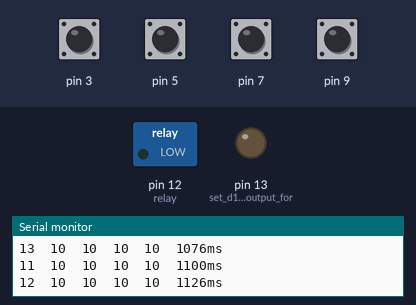
A program run on a simulated Arduino Nano, built with avr-gcc and run on an emulated ATmega328P. Parts: switched loads named in the program (green lamp = pin HIGH), output pins drawn as LEDs (lit = HIGH), the last lines printed to the serial monitor. Inputs (shaded band) come from the test bench; at power-on: pin 3, pin 5, pin 7, pin 9 HIGH.

Above: at 1.2 s.
1.3 s: pin 3 pulled LOW for 0.15 s
At 1.7 s:
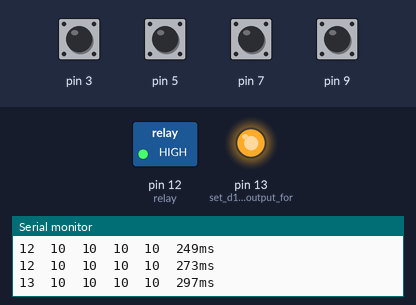
3.3 s: pin 5 pulled LOW for 0.15 s
At 4.2 s:
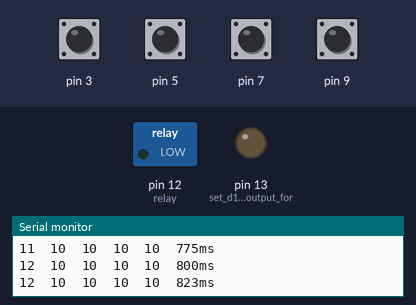
6.4 s: pin 7 pulled LOW for 0.15 s
At 6.8 s:
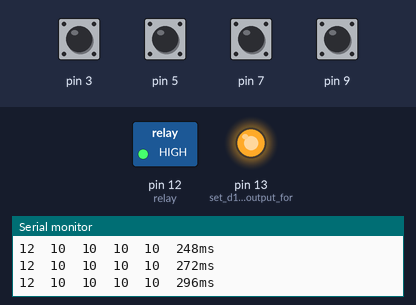
9.5 s: pin 9 pulled LOW for 0.15 s
At 11.2 s:
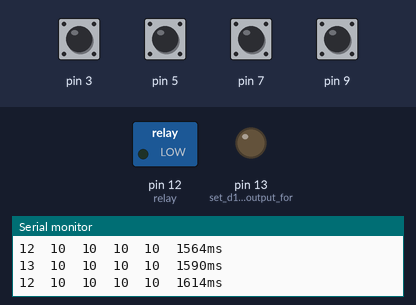
12.6 s: pin 3 pulled LOW for 1 s
At 13.2 s:
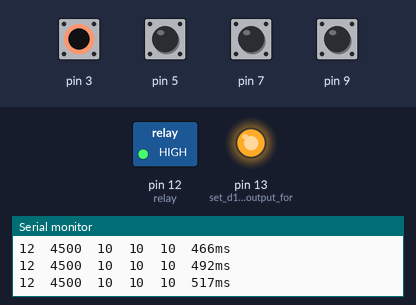
16.6 s: pin 5 pulled LOW for 1 s
At 18.3 s:
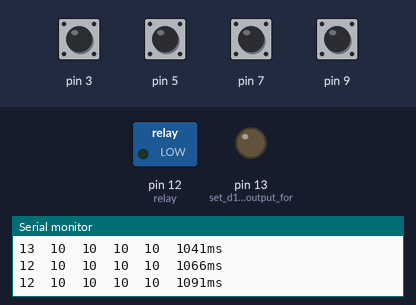
Timing chart, 0 to 19.8 s (numbered marks = the images above; inputs shaded):
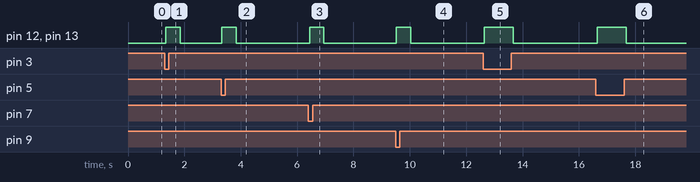

Measured:
- after the input at 1.3 s, pin 12 (relay), pin 13 (set_d13_as_led_output_for): LOW → HIGH at once, → LOW 0.51 s later
- after the input at 3.3 s, pin 12 (relay), pin 13 (set_d13_as_led_output_for): LOW → HIGH at once, → LOW 0.51 s later
- after the input at 6.4 s, pin 12 (relay), pin 13 (set_d13_as_led_output_for): LOW → HIGH at once, → LOW 0.51 s later
- after the input at 9.5 s, pin 12 (relay), pin 13 (set_d13_as_led_output_for): LOW → HIGH at once, → LOW 0.51 s later
- after the input at 12.6 s, pin 12 (relay), pin 13 (set_d13_as_led_output_for): LOW → HIGH at once, → LOW 1.0 s later
- after the input at 16.6 s, pin 12 (relay), pin 13 (set_d13_as_led_output_for): LOW → HIGH at once, → LOW 1.0 s later

The program:

main.cpp
```cpp
#include <CapacitiveSensor.h>

/*
 * CapitiveSense Library Demo Sketch
 * Paul Badger 2008
 * Adding updates for art installation project DeeDee Morrison Studios
 * Andrew Mulkey 2021
 * Uses a high value resistor e.g. 10M between send pin and receive pin
 * Resistor effects sensitivity, experiment with values, 50K - 50M. Larger resistor values yield larger sensor values.
 * Receive pin is the sensor pin - try different amounts of foil/metal on this pin
 */

// set send and recieve pin numbers
int send1 = 2;
int recieve1 = 3;
int send2 = 4;
int recieve2 = 5;
int send3 = 6;
int recieve3 = 7;
int send4 = 8;
int recieve4 = 9;
int relay = 12; // set GPIO Relay/Opto Coupler value
int triggerThreshold = 1500; // adjustable trigger threshold based on size of warp beam (MU - 3.29.21)

long capPreviousMillis = 0; //start the counter so we can count and keep sampling capacitive touch
long capInterval = 500;     //amount of time you want to wait until you can send a closure again
bool relayState = false;    // set true/false value for how the relay should switch.

CapacitiveSensor cs_send1_recieve1 = CapacitiveSensor(send1, recieve1); // 1M resistor between pins 2 & 3, pin 2 is sensor pin, add a wire and or foil
CapacitiveSensor cs_send2_recieve2 = CapacitiveSensor(send2, recieve2); // 1M resistor between pins 4 & 5, pin 4 is sensor pin, add a wire and or foil
CapacitiveSensor cs_send3_recieve3 = CapacitiveSensor(send3, recieve3); // 1M resistor between pins 6 & 7, pin 6 is sensor pin, add a wire and or foil
CapacitiveSensor cs_send4_recieve4 = CapacitiveSensor(send4, recieve4); // 1M resistor between pins 8 & 9, pin 8 is sensor pin, add a wire and or foil

void setup()
{
  //cs_send1_recieve1.set_CS_AutocaL_Millis(0xFFFFFFFF); // turn off autocalibrate on channel 1
  //cs_send2_recieve2.set_CS_AutocaL_Millis(0xFFFFFFFF); // turn off autocalibrate on channel 2
  //cs_send3_recieve3.set_CS_AutocaL_Millis(0xFFFFFFFF);     // turn off autocalibrate on channel 3
  //cs_send4_recieve4.set_CS_AutocaL_Millis(0xFFFFFFFF);     // turn off autocalibrate on channel 4
  cs_send1_recieve1.set_CS_Timeout_Millis(100000);
  cs_send2_recieve2.set_CS_Timeout_Millis(100000);
  cs_send3_recieve3.set_CS_Timeout_Millis(100000);
  cs_send4_recieve4.set_CS_Timeout_Millis(100000);

  Serial.begin(9600);
  pinMode(LED_BUILTIN, OUTPUT); //set d13 as led output for sensing readout
  pinMode(relay, OUTPUT);
}

void loop()
{
  long start = millis();
  long total1 = cs_send1_recieve1.capacitiveSensor(30);
  long total2 = cs_send2_recieve2.capacitiveSensor(30);
  long total3 = cs_send3_recieve3.capacitiveSensor(30);
  long total4 = cs_send4_recieve4.capacitiveSensor(30);
  long capCurrentMillis = millis();

  Serial.println();
  Serial.print(millis() - start); // check on performance in milliseconds
  Serial.print("\t");             // tab character for debug windown spacing
  Serial.print(total1);           // print sensor output 1
  Serial.print("\t");
  Serial.print(total2); // print sensor output 2
  Serial.print("\t");
  Serial.print(total3); // print sensor output 3
  Serial.print("\t");
  Serial.print(total4); // print sensor output 4
  Serial.print("\t");
  Serial.print(capCurrentMillis - capPreviousMillis); // Print Time
  Serial.print("ms");
  Serial.print("\t");

  if (capCurrentMillis - capPreviousMillis > capInterval)
  {
    if (total1 >= triggerThreshold or total2 >= triggerThreshold or total3 >= triggerThreshold or total4 >= triggerThreshold) // look to see if the capacitive sensing value is high enough to trigger relay
    {
      capPreviousMillis = capCurrentMillis;
      digitalWrite(LED_BUILTIN, HIGH);
      digitalWrite(relay, HIGH);
      relayState = true;
    }
    else
    {
      digitalWrite(LED_BUILTIN, LOW);
      digitalWrite(relay, LOW);
      relayState = false;
    }
  }
}
```
